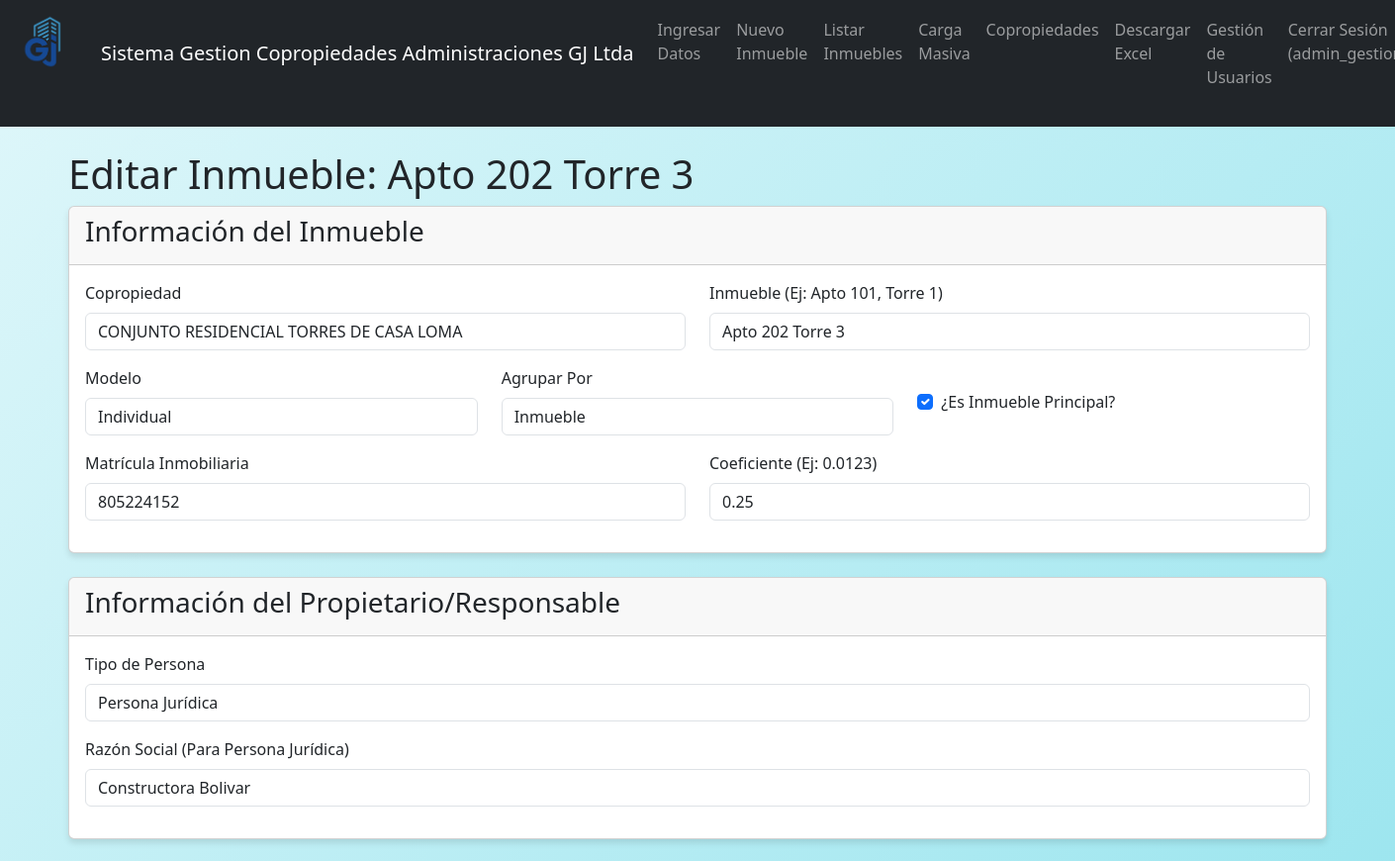
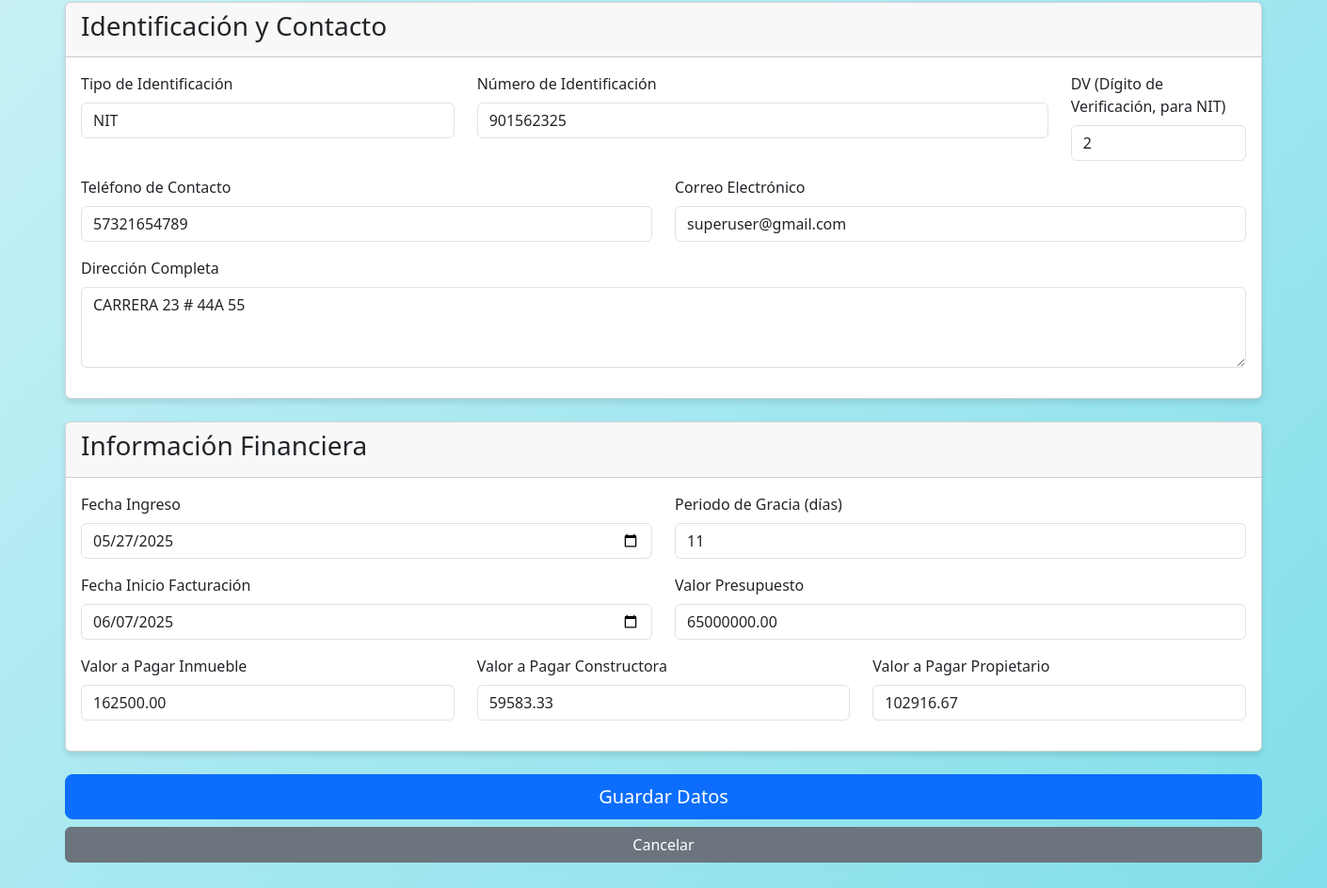
The app's page /propiedades/edit/4 (signed in), older data (2 pictures, top to bottom).
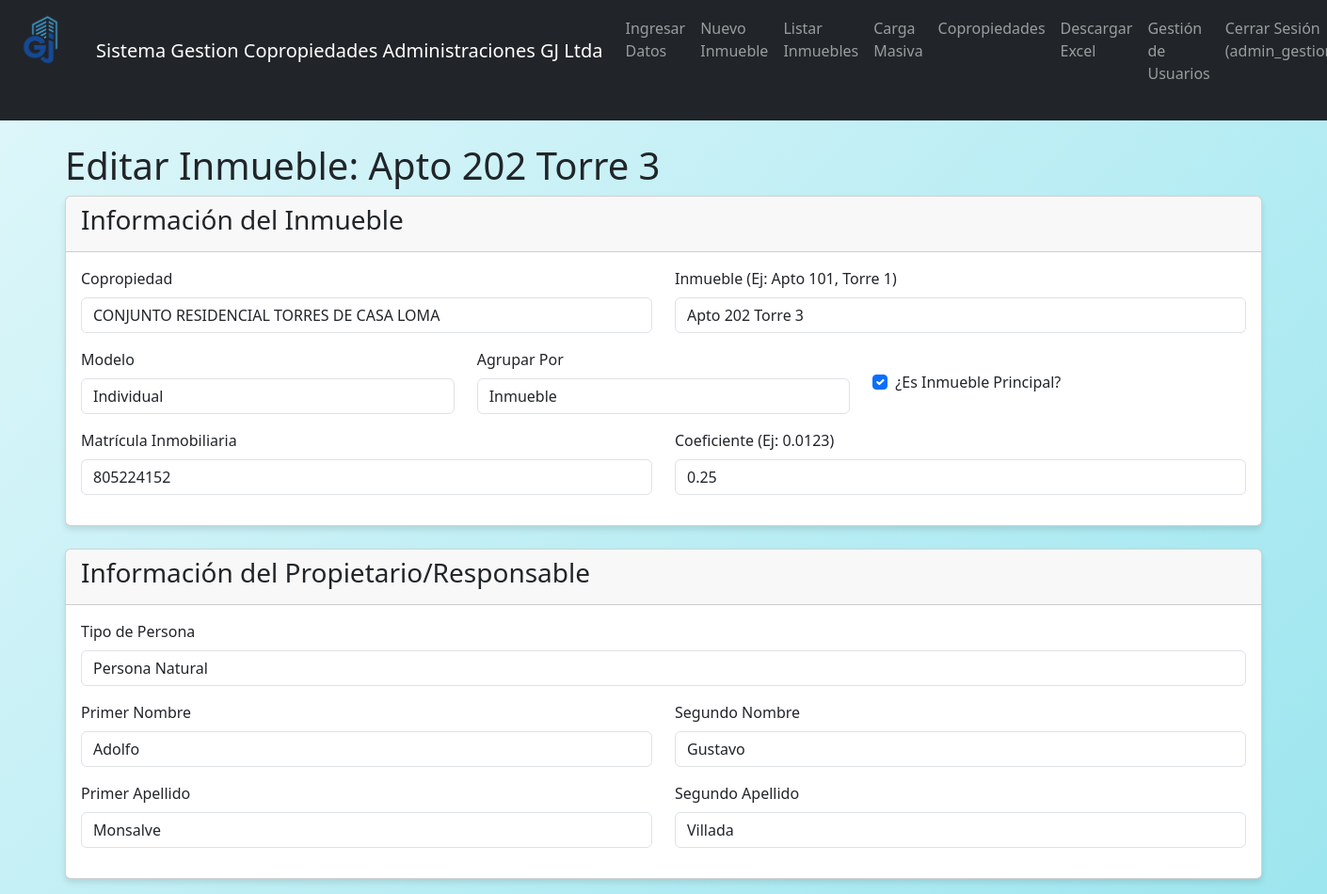
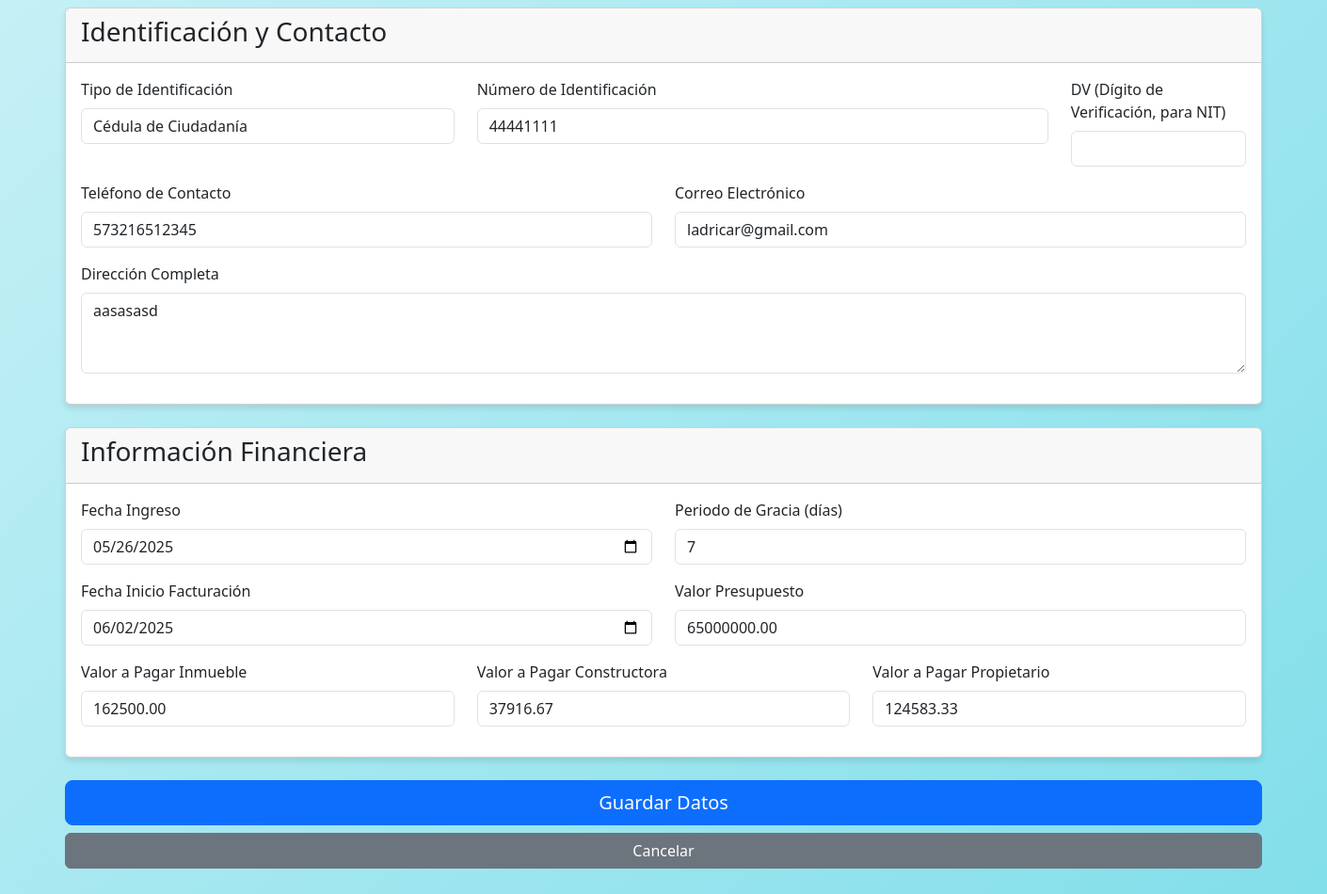
The same page, newer data (2 pictures, top to bottom).
### app/models.py (models this page shows, shortened)
class PropiedadData(db.Model):
    __tablename__ = 'propiedad_data' # Nombre explícito de la tabla
    id = db.Column(db.Integer, primary_key=True)
    inmueble = db.Column(db.String(200), nullable=False)
    modelo = db.Column(db.String(100))
    principal = db.Column(db.Boolean, default=False)
    agrupar_por = db.Column(db.String(100)) # 'Agruparpor'
    matricula = db.Column(db.String(100), unique=True, nullable=False)
    telefono = db.Column(db.String(50), nullable=False)
    coeficiente = db.Column(db.Float)
    copropiedad_id = db.Column(db.Integer, db.ForeignKey('copropiedad.id'), nullable=False)
    tipo_persona = db.Column(db.String(50), nullable=False) # "Natural" o "Jurídica"
    primer_nombre = db.Column(db.String(100)) # Opcional si es Jurídica
    segundo_nombre = db.Column(db.String(100))
    primer_apellido = db.Column(db.String(100)) # Opcional si es Jurídica
    segundo_apellido = db.Column(db.String(100))
    razon_social = db.Column(db.String(255)) # Opcional si es Natural
    tipo_id = db.Column(db.String(50), nullable=False) # "CC", "NIT", "CE", etc.
    identificacion = db.Column(db.String(100), unique=True, nullable=False)
    dv = db.Column(db.String(1)) # Dígito de Verificación
    email = db.Column(db.String(120), nullable=False)
    direccion = db.Column(db.String(255), nullable=False)
    fecha_inicio_facturacion = db.Column(db.Date)
    fecha_ingreso = db.Column(db.Date)
    periodo_de_gracia = db.Column(db.Integer)  # en días o meses según se necesite
    valor_a_pagar_inmueble = db.Column(db.Float)
    valor_presupuesto = db.Column(db.Float)
    valor_a_pagar_constructora = db.Column(db.Float)
    valor_a_pagar_propietario = db.Column(db.Float)

### app/routes.py (the view, shortened to what this page needs)
@main_bp.route('/propiedades/edit/<int:id>', methods=['GET', 'POST'])
@login_required
def edit_propiedad(id):
    propiedad = PropiedadData.query.get_or_404(id)
    form = DataEntryForm(obj=propiedad)
    if propiedad.copropiedad:
        form.copropiedad.data = propiedad.copropiedad
    if request.method == 'POST':
        print("Formulario enviado por POST")
        print(f"CSRF Token presente: {'csrf_token' in request.form}")
        print(f"Formulario válido: {form.validate()}")
        if not form.validate():
            print(f"Errores: {form.errors}")
    return render_template('propiedades/edit.html', title='Editar Inmueble', form=form, propiedad=propiedad)

### app/forms.py (called while the page is built)
def get_copropiedades():
        from app.models import Copropiedad
        return Copropiedad.query.order_by(Copropiedad.nombre).all()

### app/models.py (called while the page is built)
@login_manager.user_loader
def load_user(user_id):
    return User.query.get(int(user_id))

    def __repr__(self):
        return f'<Copropiedad {self.nombre}>'

### app/templates/propiedades/edit.html (shortened to what the changed rows need)
{% extends "base.html" %}
{% block content %}
<div class="container">
    <h1>Editar Inmueble: {{ propiedad.inmueble }}</h1>
    <form method="post">
        <div class="card mb-4">
            <div class="card-body">
                <div class="row">
                    <div class="col-md-6">
                        <div class="mb-3">
                            {{ form.copropiedad.label(class="form-label") }}
                            {{ form.copropiedad(class="form-control") }}
                        </div>
                    </div>
                    <div class="col-md-6">
                        <div class="mb-3">
                            {{ form.inmueble.label(class="form-label") }}
                            {{ form.inmueble(class="form-control") }}
                        </div>
                    </div>
                </div>
                <div class="row">
                    <div class="col-md-4">
                        <div class="mb-3">
                            {{ form.modelo.label(class="form-label") }}
                            {{ form.modelo(class="form-control") }}
                        </div>
                    </div>
                    <div class="col-md-4">
                        <div class="mb-3">
                            {{ form.agrupar_por.label(class="form-label") }}
                            {{ form.agrupar_por(class="form-control") }}
                        </div>
                    </div>
                    <div class="col-md-4">
                        <div class="mb-3 form-check mt-4">
                            {{ form.principal(class="form-check-input") }}
                            {{ form.principal.label(class="form-check-label") }}
                        </div>
                    </div>
                </div>
                <div class="row">
                    <div class="col-md-6">
                        <div class="mb-3">
                            {{ form.matricula.label(class="form-label") }}
                            {{ form.matricula(class="form-control") }}
                        </div>
                    </div>
                    <div class="col-md-6">
                        <div class="mb-3">
                            {{ form.coeficiente.label(class="form-label") }}
                            {{ form.coeficiente(class="form-control") }}
                        </div>
                    </div>
                </div>
            </div>
        </div>
        <div class="card mb-4">
            <div class="card-body">
                <div class="mb-3">
                    {{ form.tipo_persona.label(class="form-label") }}
                    {{ form.tipo_persona(class="form-control") }}
                </div>
                <div id="personaNaturalFields" style="display: {{ 'block' if form.tipo_persona.data == 'Natural' else 'none' }};">
                    <div class="row">
                        <div class="col-md-6">
                            <div class="mb-3">
                                {{ form.primer_nombre.label(class="form-label") }}
                                {{ form.primer_nombre(class="form-control") }}
                            </div>
                        </div>
                        <div class="col-md-6">
                            <div class="mb-3">
                                {{ form.segundo_nombre.label(class="form-label") }}
                                {{ form.segundo_nombre(class="form-control") }}
                            </div>
                        </div>
                    </div>
                    <div class="row">
                        <div class="col-md-6">
                            <div class="mb-3">
                                {{ form.primer_apellido.label(class="form-label") }}
                                {{ form.primer_apellido(class="form-control") }}
                            </div>
                        </div>
                        <div class="col-md-6">
                            <div class="mb-3">
                                {{ form.segundo_apellido.label(class="form-label") }}
                                {{ form.segundo_apellido(class="form-control") }}
                            </div>
                        </div>
                    </div>
                </div>
                <div id="personaJuridicaFields" style="display: {{ 'block' if form.tipo_persona.data == 'Jurídica' else 'none' }};">
                    <div class="mb-3">
                        {{ form.razon_social.label(class="form-label") }}
                        {{ form.razon_social(class="form-control") }}
                    </div>
                </div>
            </div>
        </div>
        <div class="card mb-4">
            <div class="card-body">
                <div class="row">
                    <div class="col-md-4">
                        <div class="mb-3">
                            {{ form.tipo_id.label(class="form-label") }}
                            {{ form.tipo_id(class="form-control") }}
                        </div>
                    </div>
                    <div class="col-md-6">
                        <div class="mb-3">
                            {{ form.identificacion.label(class="form-label") }}
                            {{ form.identificacion(class="form-control") }}
                        </div>
                    </div>
                    <div class="col-md-2">
                        <div class="mb-3">
                            {{ form.dv.label(class="form-label") }}
                            {{ form.dv(class="form-control") }}
                        </div>
                    </div>
                </div>
                <div class="row">
                    <div class="col-md-6">
                        <div class="mb-3">
                            {{ form.telefono.label(class="form-label") }}
                            {{ form.telefono(class="form-control") }}
                        </div>
                    </div>
                    <div class="col-md-6">
                        <div class="mb-3">
                            {{ form.email.label(class="form-label") }}
                            {{ form.email(class="form-control") }}
                        </div>
                    </div>
                </div>
                <div class="mb-3">
                    {{ form.direccion.label(class="form-label") }}
                    {{ form.direccion(class="form-control", rows=3) }}
                </div>
            </div>
        </div>
        <div class="card mb-4">
            <div class="card-body">
                <div class="row">
                    <div class="col-md-6">
                        <div class="mb-3">
                            {{ form.fecha_ingreso.label(class="form-label") }}
                            {{ form.fecha_ingreso(class="form-control", type="date") }}
                        </div>
                    </div>
                    <div class="col-md-6">
                        <div class="mb-3">
                            {{ form.periodo_de_gracia.label(class="form-label") }}
                            {{ form.periodo_de_gracia(class="form-control") }}
                        </div>
                    </div>
                </div>
                <div class="row">
                    <div class="col-md-6">
                        <div class="mb-3">
                            {{ form.fecha_inicio_facturacion.label(class="form-label") }}
                            {{ form.fecha_inicio_facturacion(class="form-control", type="date") }}
                        </div>
                    </div>
                    <div class="col-md-6">
                        <div class="mb-3">
                            {{ form.valor_presupuesto.label(class="form-label") }}
                            {{ form.valor_presupuesto(class="form-control") }}
                        </div>
                    </div>
                </div>
                <div class="row">
                    <div class="col-md-4">
                        <div class="mb-3">
                            {{ form.valor_a_pagar_inmueble.label(class="form-label") }}
                            {{ form.valor_a_pagar_inmueble(class="form-control") }}
                        </div>
                    </div>
                    <div class="col-md-4">
                        <div class="mb-3">
                            {{ form.valor_a_pagar_constructora.label(class="form-label") }}
                            {{ form.valor_a_pagar_constructora(class="form-control") }}
                        </div>
                    </div>
                    <div class="col-md-4">
                        <div class="mb-3">
                            {{ form.valor_a_pagar_propietario.label(class="form-label") }}
                            {{ form.valor_a_pagar_propietario(class="form-control") }}
                        </div>
                    </div>
                </div>
            </div>
        </div>
        <div class="d-grid gap-2 mb-4">
        </div>
    </form>
</div>
{% endblock %}

Row changes from the older to the newer data that the page shows:
changed PropiedadData "Apto 202 Torre 3": tipo_persona "Persona Jurídica" → "Persona Natural"; primer_nombre (not shown) → "Adolfo"; segundo_nombre (not shown) → "Gustavo"; primer_apellido (not shown) → "Monsalve"; segundo_apellido (not shown) → "Villada"; tipo_id "NIT" → "Cédula de Ciudadanía"; identificacion "901562325" → "44441111"; dv "2" → (not shown); telefono "57321654789" → "573216512345"; email "superuser@gmail.com" → "ladricar@gmail.com"; direccion "CARRERA 23 # 44A 55" → "aasasasd"; fecha_ingreso "05/27/2025" → "05/26/2025"; periodo_de_gracia "11" → "7"; fecha_inicio_facturacion "06/07/2025" → "06/02/2025"; valor_a_pagar_constructora "59583.33" → "37916.67"; valor_a_pagar_propietario "102916.67" → "124583.33"; razon_social "Constructora Bolivar" → (not shown)
Text that changed along with them:
text no longer shown: "Razón Social (Para Persona Jurídica)"
text now shown: "Primer Nombre Segundo Nombre Primer Apellido Segundo Apellido"
